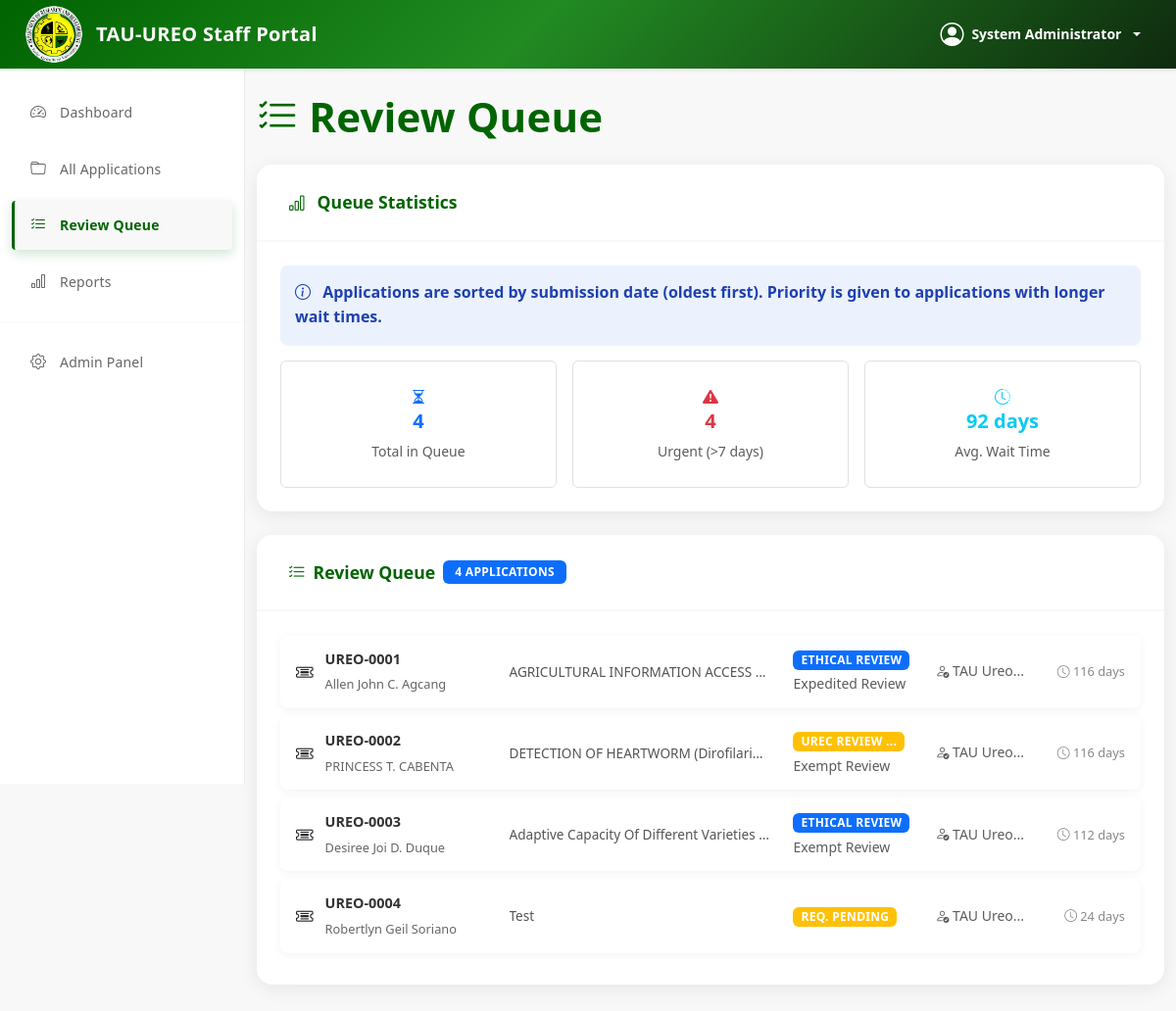
The app's page /staff/review-queue.php (signed in) with its own data.
### tables this page shows
CREATE TABLE `applications` (
  `queue_number` varchar(20) NOT NULL,
  `applicant_email` varchar(100) NOT NULL,
  `applicant_name` varchar(100) DEFAULT NULL,
  `applicant_type` enum('student','researcher','faculty') NOT NULL,
  `research_title` varchar(255) DEFAULT NULL,
  `submission_timestamp` timestamp NULL DEFAULT CURRENT_TIMESTAMP,
  `current_status` varchar(50) NOT NULL DEFAULT 'INTENT_RECEIVED',
  `category` enum('exempt','expedited','full') DEFAULT NULL,
  `urec_committee_id` int DEFAULT NULL,
  `urec_reviewed_by` int DEFAULT NULL,
  `urec_review_notes` text,
  `urec_decision` enum('pending','approved','revisions_required','rejected') DEFAULT 'pending',
  `urec_decision_date` timestamp NULL DEFAULT NULL,
  `forwarded_to_urec_at` timestamp NULL DEFAULT NULL,
  `forwarded_by_staff` int DEFAULT NULL,
  `assigned_staff_id` int DEFAULT NULL,
  `urec_assigned_at` timestamp NULL DEFAULT NULL,
  `has_additional_requirements` tinyint(1) DEFAULT '0',
  `completion_attempts` int DEFAULT '0',
  `last_updated` timestamp NULL DEFAULT CURRENT_TIMESTAMP ON UPDATE CURRENT_TIMESTAMP,
  PRIMARY KEY (`queue_number`),
  KEY `idx_status` (`current_status`),
  KEY `idx_email` (`applicant_email`),
  KEY `idx_assigned_staff` (`assigned_staff_id`),
  KEY `urec_reviewed_by` (`urec_reviewed_by`),
  KEY `forwarded_by_staff` (`forwarded_by_staff`),
  KEY `idx_urec_committee` (`urec_committee_id`),
  KEY `idx_urec_decision` (`urec_decision`),
  KEY `idx_forwarded_to_urec` (`forwarded_to_urec_at`),
  CONSTRAINT `applications_ibfk_1` FOREIGN KEY (`assigned_staff_id`) REFERENCES `users` (`user_id`) ON DELETE SET NULL,
  CONSTRAINT `applications_ibfk_2` FOREIGN KEY (`urec_committee_id`) REFERENCES `urec_committees` (`committee_id`) ON DELETE SET NULL,
  CONSTRAINT `applications_ibfk_3` FOREIGN KEY (`urec_reviewed_by`) REFERENCES `users` (`user_id`) ON DELETE SET NULL,
  CONSTRAINT `applications_ibfk_4` FOREIGN KEY (`forwarded_by_staff`) REFERENCES `users` (`user_id`) ON DELETE SET NULL
);

CREATE TABLE `users` (
  `user_id` int NOT NULL AUTO_INCREMENT,
  `username` varchar(50) NOT NULL,
  `password_hash` varchar(255) NOT NULL,
  `user_role` enum('admin','staff','urec') DEFAULT 'staff',
  `committee_designation` varchar(50) DEFAULT NULL,
  `committee_id` int DEFAULT NULL,
  `role` enum('staff','admin') NOT NULL,
  `designation` varchar(100) DEFAULT NULL,
  `email` varchar(100) NOT NULL,
  `full_name` varchar(100) NOT NULL,
  `active_status` tinyint(1) DEFAULT '1',
  `is_active` tinyint(1) DEFAULT '1',
  `created_at` timestamp NULL DEFAULT CURRENT_TIMESTAMP,
  `last_login` timestamp NULL DEFAULT NULL,
  PRIMARY KEY (`user_id`),
  UNIQUE KEY `username` (`username`),
  KEY `idx_username` (`username`),
  KEY `idx_role` (`role`)
);

### includes/functions.php (called while the page is built, shortened)
<?php
function getStatusDisplayName($status)
{
    $statuses = [
        'INTENT_RECEIVED' => 'Intent Received',
        'REQUIREMENTS_SENT' => 'Requirements Sent',
        'REQUIREMENTS_PENDING' => 'Requirements Pending',
        'UNDER_AUTO_REVIEW' => 'Under Automated Review',
        'STAFF_REVIEW_REQUIRED' => 'Staff Review Required',
        'REQUIREMENTS_INCOMPLETE' => 'Requirements Incomplete',
        'REGISTERED' => 'Application Registered',
        'UNDER_STAFF_REVIEW' => 'Application Under Review',
        'REVISIONS_REQUIRED' => 'Pending Revision',
        'CATEGORIZED' => 'Application Categorized',
        'CATEGORY_FORMS_REQUIRED' => 'Checklist Forms Required',
        'CATEGORY_FORMS_SUBMITTED' => 'Checklist Submitted',
        'CHECKLIST_SUBMITTED' => 'Checklist Submitted',
        'UREC_REVIEW_REQUIRED' => 'UREC Review Required',
        'FORWARDED_TO_UREC' => 'Forwarded to UREC',
        'ASSIGNING_UREC_EVALUATOR' => 'Assigning Evaluator',
        'UNDER_ETHICAL_REVIEW' => 'Under Ethical Review',
        'COMPLIANCE_PENDING' => 'Compliance Pending',
        'COMPLIANCE_REVIEW' => 'Compliance Under Review',
        'APPROVED' => 'Approved',
        'CERTIFICATE_ISSUED' => 'Certificate Issued',
        'REJECTED' => 'Rejected'
    ];
    return $statuses[$status] ?? $status;
}
function getStatusBadgeClass($status)
{
    $classes = [
        'INTENT_RECEIVED' => 'info',
        'REQUIREMENTS_SENT' => 'info',
        'REQUIREMENTS_PENDING' => 'warning',
        'UNDER_AUTO_REVIEW' => 'primary',
        'STAFF_REVIEW_REQUIRED' => 'warning',
        'REQUIREMENTS_INCOMPLETE' => 'danger',
        'REGISTERED' => 'success',
        'UNDER_STAFF_REVIEW' => 'primary',
        'REVISIONS_REQUIRED' => 'warning',
        'CATEGORIZED' => 'success',
        'CATEGORY_FORMS_REQUIRED' => 'warning',
        'CATEGORY_FORMS_SUBMITTED' => 'info',
        'CHECKLIST_SUBMITTED' => 'info',
        'UREC_REVIEW_REQUIRED' => 'warning',
        'FORWARDED_TO_UREC' => 'primary',
        'ASSIGNING_UREC_EVALUATOR' => 'warning',
        'UNDER_ETHICAL_REVIEW' => 'primary',
        'COMPLIANCE_PENDING' => 'warning',
        'COMPLIANCE_REVIEW' => 'primary',
        'APPROVED' => 'success',
        'CERTIFICATE_ISSUED' => 'success',
        'REJECTED' => 'danger'
    ];
    return $classes[$status] ?? 'secondary';
}
?>

### staff/review-queue.php (the view, shortened to what this page needs)
<?php
require_once '../includes/functions.php';
$conn = getDBConnection();
$page = isset($_GET['page']) ? (int)$_GET['page'] : 1;
$per_page = 12;
$offset = ($page - 1) * $per_page;
$apps_stmt = $conn->prepare("
    SELECT a.*,
           u.full_name as assigned_staff_name,
           (SELECT COUNT(*) FROM documents WHERE queue_number = a.queue_number) as doc_count,
           (SELECT COUNT(*) FROM messages WHERE queue_number = a.queue_number AND read_status = 0 AND sender_type = 'applicant') as unread_messages,
           DATEDIFF(NOW(), a.submission_timestamp) as days_pending
    FROM applications a
    LEFT JOIN users u ON a.assigned_staff_id = u.user_id
    WHERE a.current_status NOT IN ('APPROVED', 'REJECTED', 'CERTIFICATE_ISSUED', 'CLOSED')
    ORDER BY a.submission_timestamp ASC
    LIMIT ? OFFSET ?
");
$apps_stmt->bind_param("ii", $per_page, $offset);
$apps_stmt->execute();
$applications = $apps_stmt->get_result();
$temp_apps = $applications->fetch_all(MYSQLI_ASSOC);
$urgent_count = 0;
$total_days = 0;
foreach ($temp_apps as $app) {
    if ($app['days_pending'] > 7) $urgent_count++;
    $total_days += $app['days_pending'];
}
$avg_days = count($temp_apps) > 0 ? round($total_days / count($temp_apps), 1) : 0;
include '../includes/auth_header.php';
?>
<div class="container-fluid py-4">
    <h2 class="mb-4" style="color: #006400; font-weight: 600;">
        <i class="bi bi-list-check"></i> Review Queue
    </h2>
    <div class="section-card mb-4" style="color: #006400; font-weight: 700;">
        <div class="card-header">
            <i class="bi bi-bar-chart"></i> Queue Statistics
        </div>
        <div class="card-body p-4">
            <div class="alert alert-info border-0 shadow-sm mb-3">
                <i class="bi bi-info-circle"></i> Applications are sorted by submission date (oldest first). Priority is given to applications with longer wait times.
            </div>
            <div class="row g-3">
                <div class="col-md-4">
                    <div class="stats-card h-100 border rounded">
                        <div class="card-body">
                            <div class="d-flex flex-column align-items-center">
                                <i class="bi bi-hourglass-split text-primary"></i>
                                <h5 class="text-primary"><?php echo count($temp_apps); ?></h5>
                                <small class="text-muted fw-medium">Total in Queue</small>
                            </div>
                        </div>
                    </div>
                </div>
                <div class="col-md-4">
                    <div class="stats-card h-100 border rounded">
                        <div class="card-body">
                            <div class="d-flex flex-column align-items-center">
                                <i class="bi bi-exclamation-triangle-fill text-danger"></i>
                                <h5 class="text-danger"><?php echo $urgent_count; ?></h5>
                                <small class="text-muted fw-medium">Urgent (>7 days)</small>
                            </div>
                        </div>
                    </div>
                </div>
                <div class="col-md-4">
                    <div class="stats-card h-100 border rounded">
                        <div class="card-body">
                            <div class="d-flex flex-column align-items-center">
                                <i class="bi bi-clock-history text-info"></i>
                                <h5 class="text-info"><?php echo $avg_days; ?> days</h5>
                                <small class="text-muted fw-medium">Avg. Wait Time</small>
                            </div>
                        </div>
                    </div>
                </div>
            </div>
        </div>
    </div>
    <div class="section-card">
        <div class="card-header d-flex justify-content-between align-items-center">
            <div class="d-flex align-items-center gap-2" style="color: #006400; font-weight: 700;">
                <i class="bi bi-list-check"></i>
                <span class="fw-bold">Review Queue</span>
                <span class="badge bg-primary"><?php echo count($temp_apps); ?> applications</span>
            </div>
        </div>
        <div class="card-body">
            <div id="review-queue-container">
                <?php if (count($temp_apps) > 0): ?>
                    <?php foreach ($temp_apps as $index => $app):
                    ?>
                        <div class="list-view-item">
                            <a href="view-application.php?queue=<?php echo urlencode($app['queue_number']); ?>" class="text-decoration-none text-dark">
                                <div class="row">
                                    <div class="col-md-3">
                                        <div class="queue-info">
                                            <i class="bi bi-ticket-detailed"></i>
                                            <div class="queue-details">
                                                <strong><?php echo htmlspecialchars($app['queue_number']); ?></strong>
                                                <br>
                                                <small><?php echo htmlspecialchars($app['applicant_name']); ?></small>
                                            </div>
                                        </div>
                                    </div>
                                    <div class="col-md-4">
                                        <div class="research-title text-truncate" title="<?php echo htmlspecialchars($app['research_title']); ?>">
                                            <?php echo htmlspecialchars(substr($app['research_title'], 0, 60) . (strlen($app['research_title']) > 60 ? '...' : '')); ?>
                                        </div>
                                    </div>
                                    <div class="col-md-2">
                                        <span class="badge status-badge bg-<?php echo getStatusBadgeClass($app['current_status']); ?>">
                                            <?php
                                            $short_status = [
                                                'INTENT_RECEIVED' => 'Intent Rcvd',
                                                'REQUIREMENTS_SENT' => 'Req. Sent',
                                                'REQUIREMENTS_PENDING' => 'Req. Pending',
                                                'UNDER_AUTO_REVIEW' => 'Auto Review',
                                                'STAFF_REVIEW_REQUIRED' => 'Staff Review',
                                                'REQUIREMENTS_INCOMPLETE' => 'Incomplete',
                                                'REGISTERED' => 'Registered',
                                                'UNDER_STAFF_REVIEW' => 'Under Review',
                                                'REVISIONS_REQUIRED' => 'Revisions',
                                                'CATEGORIZED' => 'Categorized',
                                                'FORWARDED_TO_UREC' => 'To UREC',
                                                'UNDER_ETHICAL_REVIEW' => 'Ethical Review',
                                                'COMPLIANCE_PENDING' => 'Compliance',
                                                'COMPLIANCE_REVIEW' => 'Compliance Review',
                                                'APPROVED' => 'Approved',
                                                'CERTIFICATE_ISSUED' => 'Certified',
                                                'REJECTED' => 'Rejected'
                                            ];
                                            echo $short_status[$app['current_status']] ?? substr(getStatusDisplayName($app['current_status']), 0, 12) . '...';
                                            ?>
                                        </span>
                                        <?php if ($app['category']): ?>
                                            <br><small class="text-muted"><?php echo ucfirst($app['category']); ?> Review</small>
                                        <?php endif; ?>
                                    </div>
                                    <div class="col-md-3">
                                        <div class="actions">
                                            <div class="assignment-info">
                                                <?php if ($app['assigned_staff_name']): ?>
                                                    <small class="text-muted"><i class="bi bi-person-check"></i> <?php echo htmlspecialchars(substr($app['assigned_staff_name'], 0, 8) . (strlen($app['assigned_staff_name']) > 8 ? '...' : '')); ?></small>
                                                <?php else: ?>
                                                    <small class="text-warning"><i class="bi bi-person-dash"></i> Unassigned</small>
                                                <?php endif; ?>
                                            </div>
                                            <div class="time-info">
                                                <i class="bi bi-clock"></i> <?php echo $app['days_pending']; ?> days
                                            </div>
                                        </div>
                                    </div>
                                </div>
                            </a>
                        </div>
                    <?php endforeach; ?>
                <?php endif; ?>
            </div>
        </div>
    </div>
</div>
<?php include '../includes/auth_footer.php'; ?>

### records on screen
applications: queue_number "UREO-0001", applicant_name "Allen John C. Agcang", research_title "AGRICULTURAL INFORMATION ACCESS…", current_status "ETHICAL REVIEW", category "Expedited", assigned_staff.full_name "TAU Ureo...", days_pending "116"
applications: queue_number "UREO-0002", applicant_name "PRINCESS T. CABENTA", research_title "DETECTION OF HEARTWORM (Dirofilari…", current_status "UREC REVIEW ...", category "Exempt", assigned_staff.full_name "TAU Ureo...", days_pending "116"
applications: queue_number "UREO-0003", applicant_name "Desiree Joi D. Duque", research_title "Adaptive Capacity Of Different Varieties…", current_status "ETHICAL REVIEW", category "Exempt", assigned_staff.full_name "TAU Ureo...", days_pending "112"
applications: queue_number "UREO-0004", applicant_name "Robertlyn Geil Soriano", research_title "Test", current_status "REQ. PENDING", assigned_staff.full_name "TAU Ureo...", days_pending "24"

### other values on screen
$_SESSION['full_name'] "System Administrator"
count($temp_apps) "4"
$urgent_count "4"
$avg_days "92"
